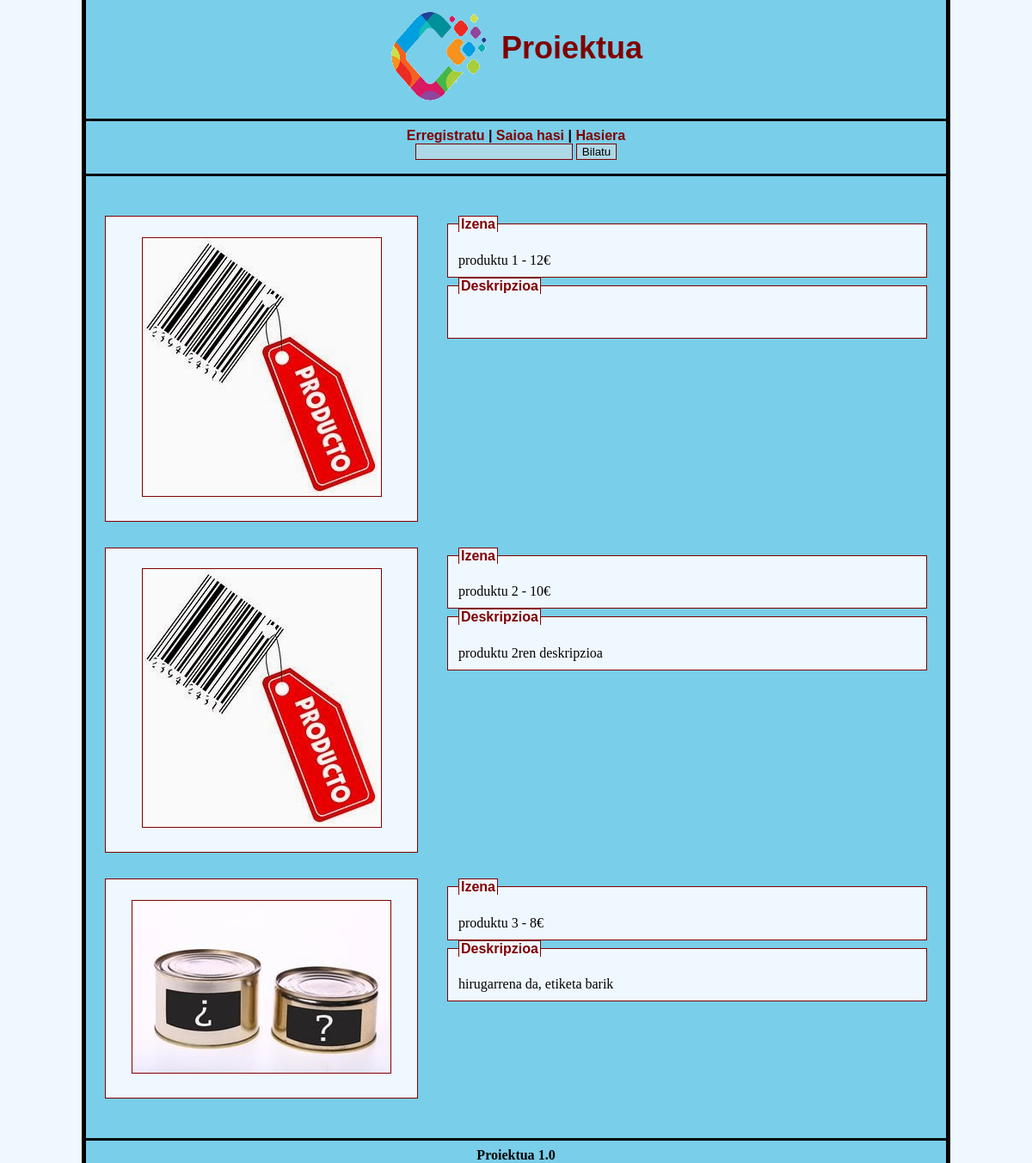
The page / on the database its author committed.
### tables this page shows
CREATE TABLE `produktuak` (
  `id` int(11) NOT NULL,
  `izena` varchar(30) NOT NULL,
  `deskripzioa` varchar(150) NOT NULL,
  `salneurria` float NOT NULL,
  `pic` varchar(60) NOT NULL,
  `stock` int(5) NOT NULL
);

### www/conf.php (called while the page is built, shortened)
<?php
$enpresa = "Proiektua";
$version = "1.0";
?>

### www/includes/main.php (the view, shortened to what this page needs)
<?php
$testua="";
$search = "'%" . $testua . "%'";
$stmt = mysqli_query($conx,"SELECT * FROM produktuak WHERE ". "izena LIKE " . $search . " OR "
			  . "deskripzioa LIKE " . $search );
$produktuak = array();
while ($row = mysqli_fetch_array($stmt)) {
    $produktuak[] = $row;
}
if(sizeof($produktuak) == 0){
    echo "<fieldset style=width:500;>";
    echo "<legend><b>Ez dago produkturik katalogoan ".$testua." deitzen denik</b></legend>";
    if(isset($_SESSION['admin'])){
      echo "<div align=center><h3><b><a href=".$_SERVER['PHP_SELF']."?action=updel>Eguneratu</a> katalogoa.</b></h3></div>";
    }
    else{
      echo "<div align=center>
                <h3>Enpresaren hasierako orria</h3></div>";
    }
    echo "</fieldset>";
}
else{
?>
    <table width=1000 cellpadding=10 cellspacing=10 align=center>
    <?php
    foreach($produktuak as $data){
        ?>
        <tr>
            <td align=center valign=top width=40%>
                <fieldset>
                <br>
                <a href=<?php echo "images/".$data["pic"]; ?>><img src=images/<?php echo $data["pic"]; ?> border=1></a><br>
                <br>
                </fieldset>
            </td>
            <td valign=top width=60%>
                <fieldset>
                    <legend><b>Izena</b></legend>
                    <br>
                    <?php echo $data['izena']; echo " - ".$data['salneurria']. "€";?>
                    <br>
                </fieldset>
                <fieldset>
                    <legend><b>Deskripzioa</b></legend>
                    <br>
                    <?php echo $data['deskripzioa']; ?>
                    <br>
                </fieldset>
                <br>
            </td>
        </tr>
    <?php
    }
}
?>
</table>

### www/index.php (shortened to what this page needs)
<?php
include("conf.php");
include("includes/mysql.php");
?>
<html>
<head>
</html>
<link rel=stylesheet type=text/css href=style.css>
</head>
<body>
<div align=center>
<table cellspacing=5 cellpadding=5>
<tr>
<td>
<img src=logo.png height=110 width=115 border=0>
</td>
<td>
<h1><?php echo $enpresa; ?></h1><br>
</td>
</tr>
</table>
<hr width=1000 size=5>
<?php
if(isset($_SESSION['admin']) && ($_SESSION['admin']==1)){
  echo "<h3>Ongi Etorri ";
  echo $_SESSION['username'];
  if ($_SESSION['username']== "admin@bdweb"){
      echo " | <a href=".$_SERVER['PHP_SELF']."?action=account>Kontua</a> | <a href=".$_SERVER['PHP_SELF']."?action=updel>Igo/Ezabatu</a> | <a href=".$_SERVER['PHP_SELF']."?action=logout>Saioa itxi</a> | <a href=".$_SERVER['PHP_SELF'].">Hasiera</a></h3>";
  }
  else {
    echo " | <a href=".$_SERVER['PHP_SELF']."?action=account>Kontua</a> | <a href=".$_SERVER['PHP_SELF']."?action=logout>Saioa itxi</a> | <a href=".$_SERVER['PHP_SELF'].">Hasiera</a></h3>";
  }
}
else{
  echo "<h3><a href=".$_SERVER['PHP_SELF']."?action=register>Erregistratu</a> | <a href=".$_SERVER['PHP_SELF']."?action=login>Saioa hasi</a> | <a href=".$_SERVER['PHP_SELF'].">Hasiera</a></h3>";
}
?>
<form name="search" method="get" action=<?php echo strip_tags($_SERVER['PHP_SELF']."?action=search") ?> id="search">
    <input type="text" value="" name="keyword"/>
    <input type="submit" name="search" value="Bilatu"/>
</form>
<hr width=1000 size=5>
<br>
<?php
if(isset($_GET['action'])){
    switch($_GET['action']){
      case("updel"):
        if(isset($_SESSION['admin']) && ($_SESSION['admin']==1) && ($_SESSION['username']=='admin@bdweb')){
          include("includes/updel.php");
        }else{
          header("Location: ".$_SERVER['PHP_SELF']);
        }
      break;
      case("register"):
         include("includes/register.php");
      break;
      case("login"):
        include("includes/login.php");
      break;
      case("description"):
        include("includes/description.php");
      break;
      case("search"):
            include("includes/main.php");
            break;
      case("account"):
        if(isset($_SESSION['admin']) && ($_SESSION['admin']==1)){
          include("includes/account.php");
        }else{
          header("Location: ".$_SERVER['PHP_SELF']);
        }
      break;
      case("logout"):
        if(isset($_SESSION['admin']) && ($_SESSION['admin']==1)){
          session_destroy();
          header("Location: ".$_SERVER['PHP_SELF']);
        }else{
          header("Location: ".$_SERVER['PHP_SELF']);
        }
      break;
      default:
          include("includes/".$_GET['action'].".php");
    }
}
else{
    include("includes/main.php");
}
?>
</div>
<br>
<hr width=1000 size=5>
<div align=center>
    <b>Proiektua <?php echo $version; ?><b> <br>
</div>
</body>
</html>

### www/style.css (style rules this page uses)
body { background: aliceblue url("background.png") center; background-repeat: repeat-y; margin: 0px; }
h1 { font-family: arial; font-size: 36; color: maroon; margin: 0px; }
h3 { font-family: arial; font-size: 16; margin: 0px; }
hr { background-color: black; border-width: 0px; }
input { background-color: lightblue; color: black; border-style: solid; border-color: maroon; border-width: 1px; }
fieldset { background-color: aliceblue; border-color: maroon; border-style: solid; border-width: 1px; }
legend { font-family: arial; color: maroon; background-color: aliceblue; border-color: maroon; border-style: solid; border-width: 1px 1px 0px 1px; }
a { text-decoration: none; color: maroon; }
img { border-color: maroon; border-style: solid; }

### rows shown on the page
produktuak: pic (picture), izena "produktu 1", salneurria "12"
produktuak: pic (picture), izena "produktu 2", salneurria "10", deskripzioa "produktu 2ren deskripzioa"
produktuak: pic (picture), izena "produktu 3", salneurria "8", deskripzioa "hirugarrena da, etiketa barik"

### other values the page prints
$enpresa "Proiektua"
$version "1.0"
